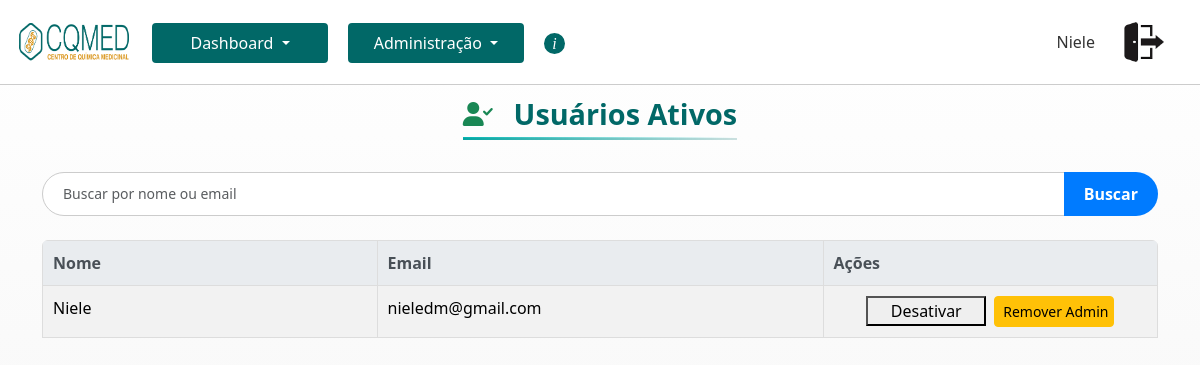
The app's page /admin/usuarios_ativos (signed in) with its own data.
### tables this page shows
CREATE TABLE users (
            id INTEGER PRIMARY KEY AUTOINCREMENT,
            name TEXT NOT NULL,
            email TEXT UNIQUE NOT NULL,
            password TEXT NOT NULL,
            is_admin INTEGER DEFAULT 0,
            is_active INTEGER DEFAULT 0
        );

### apps/admin_rotas/views.py (the view)
@admins_bp.route('/admin/usuarios_ativos')
def usuarios_ativos():
    if not session.get('is_admin'):
        flash('Acesso não autorizado.', 'danger')
        return redirect(url_for('users.dashboard'))
    search_query = request.args.get('search', '')
    with get_db_connection() as conn:
        c = conn.cursor()
        c.execute('''
            SELECT id, name, email, is_admin
            FROM users
            WHERE is_active = 1 AND (name LIKE ? OR email LIKE ?)
            ORDER BY name ASC
        ''', ('%' + search_query + '%', '%' + search_query + '%'))
        usuarios_ativos = c.fetchall()
    return render_template('usuarios_ativos.html',
                         titulo='Usuários Ativos',
                         active_page='ativos',
                         usuarios_ativos=usuarios_ativos,
                         search_query=search_query,
                         nome_usuario=session.get('user_name', 'Usuário'))

### app.py (called while the page is built)
@app.context_processor
def inject_user():
    return dict(nome_usuario=getattr(g, 'nome_usuario', 'Usuário'))

### database.py (called while the page is built)
def get_db_connection():
    conn = sqlite3.connect(DATABASE, check_same_thread=False, timeout=10)
    conn.row_factory = sqlite3.Row
    return conn

### templates/usuarios_ativos.html
{% extends 'base_usuarios.html' %}
{% block tabela_usuarios %}
    {% for user in usuarios_ativos %}
    <tr>
        <td>{{ user[1] }}</td>
        <td>{{ user[2] }}</td>
        <td class="text-center">
            <div class="d-flex justify-content-center gap-2">
                <form method="POST" action="{{ url_for('admins.inativar_usuario', user_id=user[0]) }}">
                    <button type="submit" class="btn-sm btn-uniform">Desativar</button>
                </form>
                <form method="POST" action="{{ url_for('admins.toggle_admin', user_id=user[0]) }}">
                    {% if user[3] == 1 %}
                        <button type="submit" class="btn btn-warning btn-sm btn-uniform">Remover Admin</button>
                    {% else %}
                        <button type="submit" class="btn btn-success btn-sm btn-uniform">Tornar Admin</button>
                    {% endif %}
                </form>
            </div>
        </td>
    </tr>
    {% endfor %}
{% endblock %}

### templates/base.html (shortened to what this page needs)
<!doctype html>
<html lang="pt-br">
<head>
  <link href="https://cdnjs.cloudflare.com/ajax/libs/font-awesome/6.0.0-beta3/css/all.min.css" rel="stylesheet">
  <link href="https://cdn.jsdelivr.net/npm/bootstrap@5.3.3/dist/css/bootstrap.min.css" rel="stylesheet">
  <link rel="stylesheet" href="{{ url_for('static', filename='css/base.css') }}">
  <link rel="stylesheet" href="{{ url_for('static', filename='css/componentes.css') }}">
  <link rel="stylesheet" href="{{ url_for('static', filename='css/header.css') }}">
  <link rel="stylesheet" href="{{ url_for('static', filename='css/navegacao.css') }}">
  <link rel="stylesheet" href="{{ url_for('static', filename='css/search.css') }}">
  <link rel="stylesheet" href="{{ url_for('static', filename='css/table.css') }}">
  {% block css %}{% endblock %}
</head>
<body>
  {% if request.endpoint not in ['aut.login', 'aut.register', 'aut.termos_de_uso', 'aut.esqueci_senha'] %}
    <div class="header">
      <img src="{{ url_for('static', filename='images/logo.png') }}" alt="Logo CQMED" class="logo" style="width: 120px; height: 40px; margin-right: 8px;">
      <div class="user-info d-flex align-items-center">
        <span class="usuario-logado me-3">{{ nome_usuario }}</span>
        <a href="{{ url_for('aut.logout') }}" title="Logout" class="btn d-flex align-items-center">
          <img src="{{ url_for('static', filename='images/logout.png') }}" alt="Sair" style="width: 40px; height: 40px; margin-right: 8px;">
        </a>
      </div>
    </div>
    {% include 'navegacao.html' %}
  {% endif %}
  <div class="container py-5">
    {% block content %}{% endblock %}
  </div>
</body>
</html>

### static/css/base.css (style rules this page uses)
body { background: linear-gradient(to bottom, #ffffff, #f3f3f3); min-height: 100vh; color: #333; }
a { color: #2a7aaf; text-decoration: none; }
.btn-uniform { width: 120px; }

### static/css/header.css (style rules this page uses)
.header { background-color: white; padding: 15px; display: flex; align-items: center; justify-content: space-between; border-bottom: 1px solid #ccc; margin-bottom: 0; }
.header .logo { width: 50px; }
.usuario-logado { color: #333; font-weight: 500; font-size: 16px; }

### static/css/table.css (style rules this page uses)
.table th, .table td { padding: 10px; text-align: left; }
.table-bordered td, .table-bordered th { border: 1px solid #ddd; }
.table td:nth-child(3) { white-space: nowrap; }

### records on screen
users: name "Niele", email "nieledm@gmail.com", is_admin "Remover Admin"

### other values on screen
{{ titulo }} "Usuários Ativos"
